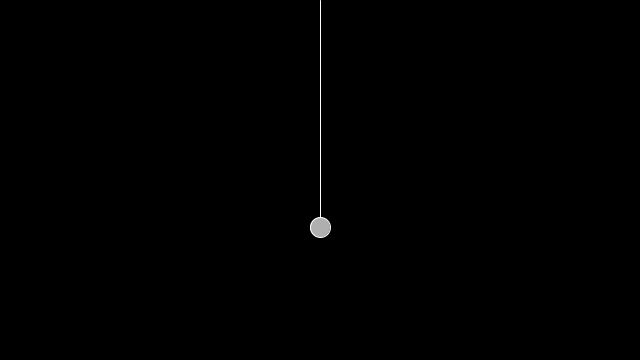
Frame 1 (no input)
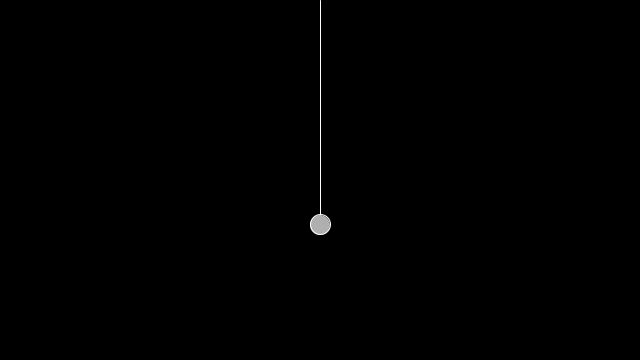
Frame 60 (the mouse pressed at the canvas centre just before this capture)
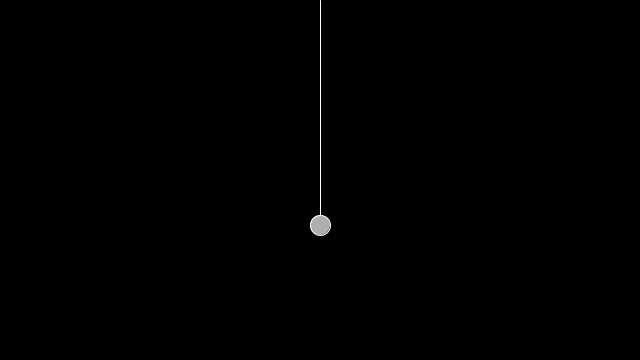
Frame 120 (the mouse held since frame 60 and released just before this capture)

The Processing sketch that drew these frames (run headless with seeded random() and noise(); from frame 60 on, the mouse is pressed at the canvas centre):

// Processing sketch: exercise3_6
// ── exercise3_6.pde
void setup()
{
  size(640,360);
}

void draw()
{
  background(0);
  float period = 120;
  float amplitudeX = 100;
  float amplitudeY = 30;
  float mapY = map(sin(TWO_PI * frameCount / period), -1, 1, 0, 3);
  float y = amplitudeY * mapY;
  stroke(255);
  fill(175);
  translate(width/2, height/2);
  line(0,-(height/2),0,y);
  ellipse(0,y,20,20);
}
